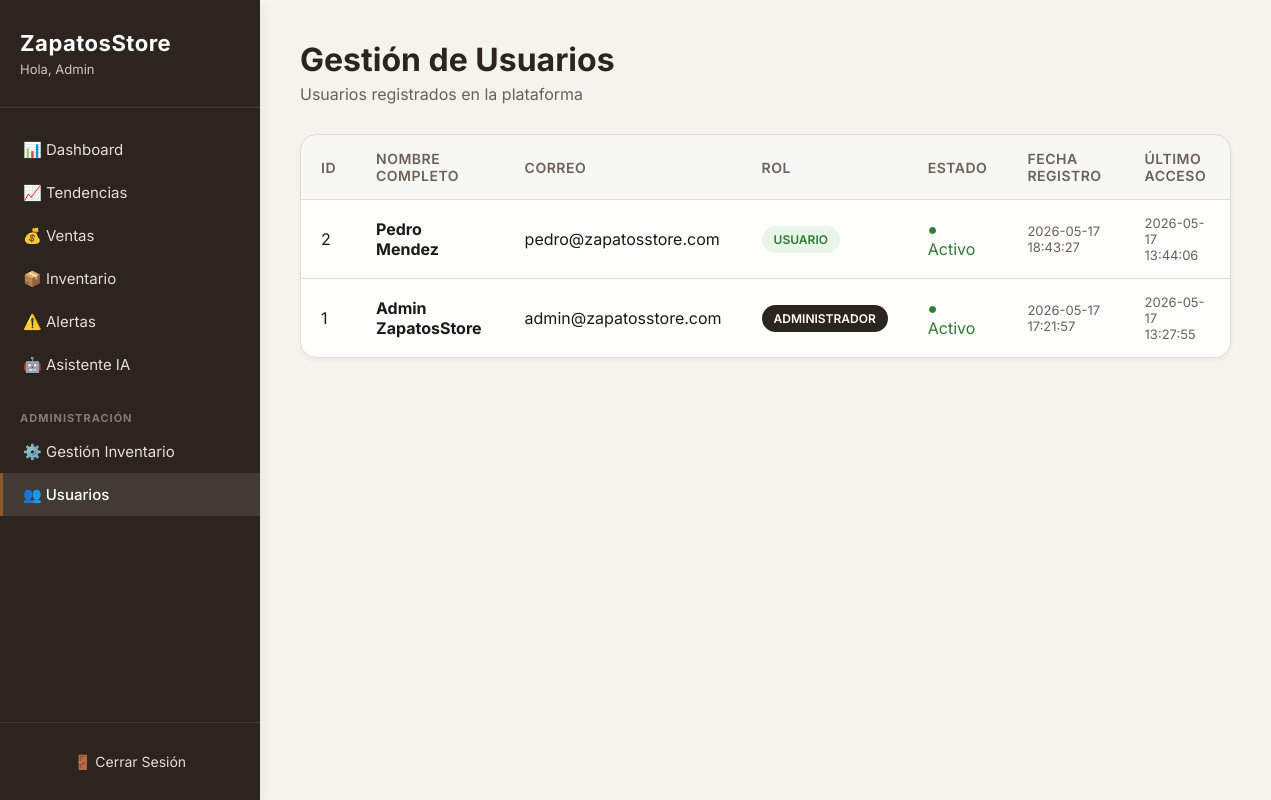
Screenshot of /admin/usuarios (signed in) with the database file from the repository.
### tables this page shows
CREATE TABLE usuarios (
            id              INTEGER PRIMARY KEY AUTOINCREMENT,
            nombre          TEXT NOT NULL,
            apellido        TEXT NOT NULL,
            email           TEXT NOT NULL UNIQUE,
            password_hash   TEXT NOT NULL,
            rol             TEXT NOT NULL DEFAULT 'usuario'
                            CHECK(rol IN ('administrador', 'usuario')),
            activo          INTEGER NOT NULL DEFAULT 1,
            fecha_registro  DATETIME DEFAULT CURRENT_TIMESTAMP,
            ultimo_acceso   DATETIME
        );

### backend/routes.py (the view)
@main_bp.route("/admin/usuarios")
@admin_required
def admin_usuarios():
    usuarios = listar_usuarios()
    return render_template("admin_usuarios.html", usuarios=usuarios)

### auth.py (called while the page is built)
def admin_required(f):
    @wraps(f)
    def decorated(*args, **kwargs):
        if "user_id" not in session:
            return redirect(url_for("auth.login"))
        if session.get("user_rol") != "administrador":
            flash("Acceso denegado. Se requieren permisos de administrador.", "danger")
            return redirect(url_for("main.index"))
        return f(*args, **kwargs)
    return decorated

### database.py (called while the page is built)
def get_db():
    conn = sqlite3.connect(SQLITE_DB)
    conn.row_factory = sqlite3.Row
    conn.execute("PRAGMA foreign_keys = ON")
    return conn

def listar_usuarios():
    db = get_db()
    users = db.execute(
        "SELECT id, nombre, apellido, email, rol, activo, fecha_registro, ultimo_acceso FROM usuarios ORDER BY fecha_registro DESC"
    ).fetchall()
    db.close()
    return users

### templates/admin_usuarios.html (shortened to what this page needs)
{% extends "base.html" %}
{% block page_title %}Gestión de Usuarios{% endblock %}
{% block page_subtitle %}Usuarios registrados en la plataforma{% endblock %}
{% block content %}
<div class="table-container">
    <table class="tabla">
        <thead>
            <tr>
                <th>ID</th>
                <th>Nombre Completo</th>
                <th>Correo</th>
                <th>Rol</th>
                <th>Estado</th>
                <th>Fecha Registro</th>
                <th>Último Acceso</th>
            </tr>
        </thead>
        <tbody>
            {% for u in usuarios %}
            <tr>
                <td>{{ u.id }}</td>
                <td><strong>{{ u.nombre }} {{ u.apellido }}</strong></td>
                <td>{{ u.email }}</td>
                <td>
                    {% if u.rol == 'administrador' %}
                        <span class="badge" style="background:#2C241E; color:white;">ADMINISTRADOR</span>
                    {% else %}
                        <span class="badge badge-success">USUARIO</span>
                    {% endif %}
                </td>
                <td>
                    {% if u.activo %}
                        <span style="color:var(--success);">● Activo</span>
                    {% else %}
                        <span style="color:var(--danger);">● Inactivo</span>
                    {% endif %}
                </td>
                <td style="color:var(--text-muted); font-size:13px;">{{ u.fecha_registro }}</td>
                <td style="color:var(--text-muted); font-size:13px;">{{ u.ultimo_acceso or 'Nunca' }}</td>
            </tr>
            {% else %}
            <tr>
                <td colspan="7" style="text-align:center;">No hay usuarios.</td>
            </tr>
            {% endfor %}
        </tbody>
    </table>
</div>
{% endblock %}

### templates/base.html (shortened to what this page needs)
<!DOCTYPE html>
<html lang="es">
<head>
    <link rel="stylesheet" href="{{ url_for('static', filename='css/styles.css') }}">
</head>
<body>
    <aside class="sidebar">
        <div class="sidebar-header">
            <h2>ZapatosStore</h2>
            <p class="user-role">Hola, {{ session.get('user_nombre', 'Usuario') }}</p>
        </div>
        <ul class="nav-menu">
            <li><a href="/" class="{{ 'active' if request.path == '/' else '' }}">📊 Dashboard</a></li>
            <li><a href="/tendencias" class="{{ 'active' if request.path == '/tendencias' else '' }}">📈 Tendencias</a></li>
            <li><a href="/ventas" class="{{ 'active' if request.path == '/ventas' else '' }}">💰 Ventas</a></li>
            <li><a href="/inventario" class="{{ 'active' if request.path == '/inventario' else '' }}">📦 Inventario</a></li>
            <li><a href="/alertas" class="{{ 'active' if request.path == '/alertas' else '' }}">⚠️ Alertas</a></li>
            <li><a href="/asistente" class="{{ 'active' if request.path == '/asistente' else '' }}">🤖 Asistente IA</a></li>
            {% if session.get('user_rol') == 'administrador' %}
            <li class="nav-section">ADMINISTRACIÓN</li>
            <li><a href="/admin/inventario" class="{{ 'active' if request.path == '/admin/inventario' else '' }}">⚙️ Gestión Inventario</a></li>
            <li><a href="/admin/usuarios" class="{{ 'active' if request.path == '/admin/usuarios' else '' }}">👥 Usuarios</a></li>
            {% endif %}
        </ul>
        <div class="sidebar-footer">
            <a href="/logout" class="btn-logout">🚪 Cerrar Sesión</a>
        </div>
    </aside>
    <main class="main-content">
        <header class="page-header">
            <h1>{% block page_title %}ZapatosStore{% endblock %}</h1>
            <p>{% block page_subtitle %}Plataforma de Inteligencia Comercial{% endblock %}</p>
        </header>
        <section class="content-area">
            {% block content %}{% endblock %}
        </section>
    </main>
</body>
</html>

### static/css/styles.css (style rules this page uses)
:root { --bg-main: #F5F3ED; --bg-sidebar: #2C241E; --bg-card: rgba(255, 255, 255, 0.9); --text-main: #1A1A1A; --text-muted: #6B6158; --text-sidebar: #E5DFD5; --primary: #8B5A2B; --primary-hover: #694420; --secondary: #D4C4B7; --success: #2E7D32; --warning: #F57C00; --danger: #D32F2F; --border-color: #E0DCD3; --shadow-sm: 0 2px 4px rgba(44, 36, 30, 0.05); --shadow-md: 0 4px 12px rgba(44, 36, 30, 0.08); }
* { margin: 0; padding: 0; box-sizing: border-box; }
body { font-family: 'Inter', sans-serif; background-color: var(--bg-main); color: var(--text-main); display: flex; min-height: 100vh; }
.sidebar { width: 260px; background-color: var(--bg-sidebar); color: var(--text-sidebar); display: flex; flex-direction: column; position: fixed; height: 100vh; box-shadow: var(--shadow-md); z-index: 10; }
.sidebar-header { padding: 30px 20px; border-bottom: 1px solid rgba(255, 255, 255, 0.1); }
.sidebar-header h2 { color: #FFFFFF; font-size: 22px; letter-spacing: 0.5px; }
.user-role { font-size: 13px; color: var(--secondary); margin-top: 5px; }
.nav-menu { list-style: none; padding: 20px 0; flex: 1; overflow-y: auto; }
.nav-section { font-size: 11px; font-weight: 700; color: rgba(255, 255, 255, 0.4); letter-spacing: 1px; padding: 15px 20px 5px; margin-top: 10px; }
.nav-menu li a { display: block; padding: 12px 20px; color: var(--text-sidebar); text-decoration: none; font-size: 15px; transition: all 0.3s ease; border-left: 3px solid transparent; }
.nav-menu li a.active { background-color: rgba(255, 255, 255, 0.1); color: #FFFFFF; border-left-color: var(--primary); font-weight: 500; }
.sidebar-footer { padding: 20px; border-top: 1px solid rgba(255, 255, 255, 0.1); }
.btn-logout { display: block; text-align: center; color: var(--text-sidebar); text-decoration: none; font-size: 14px; padding: 10px; border-radius: 8px; transition: background 0.3s; }
.main-content { flex: 1; margin-left: 260px; padding: 40px; max-width: 1200px; }
.page-header { margin-bottom: 30px; animation: fadeIn 0.5s ease; }
.page-header h1 { font-size: 32px; color: var(--bg-sidebar); }
.page-header p { color: var(--text-muted); font-size: 16px; margin-top: 5px; }
.table-container { background: var(--bg-card); border-radius: 16px; box-shadow: var(--shadow-sm); border: 1px solid var(--border-color); overflow: hidden; animation: fadeIn 0.8s ease; }
.tabla { width: 100%; border-collapse: collapse; }
.tabla th, .tabla td { padding: 15px 20px; text-align: left; border-bottom: 1px solid var(--border-color); }
.tabla th { background-color: rgba(44, 36, 30, 0.03); color: var(--text-muted); font-weight: 600; font-size: 14px; text-transform: uppercase; letter-spacing: 0.5px; }
.tabla tr:last-child td { border-bottom: none; }
.badge { padding: 6px 12px; border-radius: 20px; font-size: 12px; font-weight: 600; display: inline-block; }
.badge-success { background: #E8F5E9; color: var(--success); }

### rows the page displays
usuarios: get "Admin", id "1", nombre "Admin", apellido "ZapatosStore", email "admin@zapatosstore.com", rol "ADMINISTRADOR", activo "● Activo", fecha_registro "2026-05-17 17:21:57", ultimo_acceso "2026-05-17 13:27:55"
usuarios: id "2", nombre "Pedro", apellido "Mendez", email "pedro@zapatosstore.com", rol "USUARIO", activo "● Activo", fecha_registro "2026-05-17 18:43:27", ultimo_acceso "2026-05-17 13:44:06"
